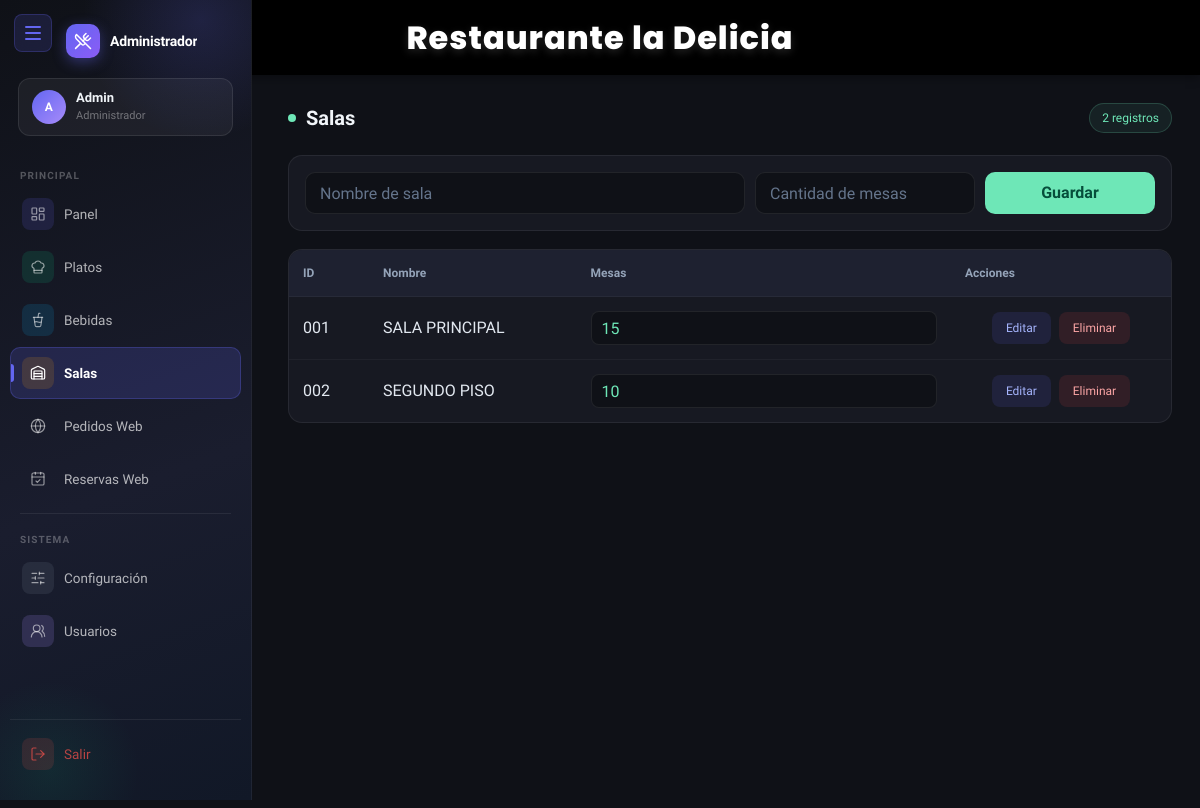
Screenshot of /views/salas.php (signed in) with the database file from the repository.
### tables this page shows
CREATE TABLE config (
  id INT AUTO_INCREMENT PRIMARY KEY,
  ruc VARCHAR(15) NOT NULL,
  nombre VARCHAR(255) NOT NULL,
  telefono VARCHAR(11) NOT NULL,
  direccion TEXT NOT NULL,
  mensaje VARCHAR(255) NOT NULL
);

CREATE TABLE salas (
  id INT AUTO_INCREMENT PRIMARY KEY,
  nombre VARCHAR(100) NOT NULL,
  mesas INT NOT NULL
);

### views/salas.php (the view, shortened to what this page needs)
<?php
require "../config/conexion.php";
$sql = $conexion->query("SELECT * FROM salas");
?>
<!DOCTYPE html>
<html lang="es">
<head>
<link href="https://cdn.jsdelivr.net/npm/bootstrap@5.3.0/dist/css/bootstrap.min.css" rel="stylesheet">
</head>
<body>
<?php include "../includes/header.php"; ?>
<?php include "../includes/sidebar.php"; ?>
<div class="content-area">
    <div class="page-header">
        <h2 class="page-title">Salas</h2>
        <span class="count-badge" id="count-badge">0 registros</span>
    </div>
    <form action="../controllers/salasController.php" method="POST" class="form-card">
        <div class="form-grid">
            <input type="text" name="nombre" placeholder="Nombre de sala" required>
            <input type="number" name="mesas" placeholder="Cantidad de mesas" required>
            <button class="btn-save full">Guardar</button>
        </div>
    </form>
    <div class="table-card">
        <div class="table-responsive">
            <table class="salas-table">
                <thead>
                    <tr>
                        <th>ID</th>
                        <th>Nombre</th>
                        <th>Mesas</th>
                        <th>Acciones</th>
                    </tr>
                </thead>
                <tbody>
                <?php while($row = $sql->fetch()): ?>
                <tr>
                    <td class="td-id">
                        <?= str_pad($row['id'],3,'0',STR_PAD_LEFT) ?>
                    </td>
                    <td class="td-name">
                        <span id="text-nombre-<?= $row['id'] ?>">
                            <?= htmlspecialchars($row['nombre']) ?>
                        </span>
                    </td>
                    <td>
                        <input type="number"
                               class="mesas-input"
                               value="<?= $row['mesas'] ?>">
                    </td>
                    <td class="td-actions">
                        <div class="btn-actions">
                            <button class="btn-edit guardar"
                                    data-id="<?= $row['id'] ?>">
                                Editar
                            </button>
                            <a href="../controllers/salasController.php?eliminar=<?= $row['id'] ?>"
                               class="btn-delete"
                               onclick="return confirm('¿Eliminar esta sala?')">
                                Eliminar
                            </a>
                        </div>
                    </td>
                </tr>
                <?php endwhile; ?>
                </tbody>
            </table>
        </div>
    </div>
</div>
</body>
</html>

### includes/header.php (shortened to what this page needs)
<?php
require "../config/conexion.php";
$config = $conexion->query("SELECT nombre FROM config LIMIT 1")->fetch();
?>
<!DOCTYPE html>
<html lang="es">
<head>
</head>
<body>
<nav class="navbar-custom">
    <div class="titulo-navbar">
        <?= $config['nombre'] ?>
    </div>
</nav>
</body>
</html>

### views/salas.php (style rules this page uses)
*, *::before, *::after { box-sizing:border-box; }
body { margin:0; min-height:100vh; font-family:'Sora',sans-serif; background:#0f1117; overflow-x:hidden; }
.content-area { margin-left:260px; padding:28px; min-height:100vh; }
.page-header { display:flex; justify-content:space-between; align-items:center; gap:12px; flex-wrap:wrap; margin-bottom:22px; }
.page-title { margin:0; color:#f1f5f9; font-size:20px; font-weight:600; display:flex; align-items:center; gap:10px; }
.page-title::before { content:""; width:8px; height:8px; border-radius:50%; background:#6ee7b7; }
.count-badge { font-size:12px; padding:5px 12px; border-radius:50px; color:#6ee7b7; background:rgba(110,231,183,.08); border:1px solid rgba(110,231,183,.2); }
.form-card { background:#171922; border:1px solid rgba(255,255,255,.07); border-radius:14px; padding:16px; margin-bottom:18px; }
.form-grid { display:grid; grid-template-columns:1fr 220px 170px; gap:10px; }
.form-card input { width:100%; height:42px; border:none; outline:none; border-radius:10px; background:#0f1117; color:#fff; padding:0 14px; border:1px solid rgba(255,255,255,.08); }
.form-card input::placeholder { color:#64748b; }
.btn-save { width:100%; height:42px; border:none; border-radius:10px; background:#6ee7b7; color:#064e3b; font-weight:600; }
.table-card { background:#171922; border:1px solid rgba(255,255,255,.07); border-radius:14px; overflow:hidden; }
.table-responsive { width:100%; overflow-x:auto; }
.salas-table { width:100%; min-width:720px; border-collapse:collapse; }
.salas-table thead th { background:#1e2130; color:#94a3b8; font-size:12px; font-weight:600; padding:14px; white-space:nowrap; }
.salas-table tbody td { padding:14px; border-top:1px solid rgba(255,255,255,.04); color:#e2e8f0; vertical-align:middle; }
.td-id { width:80px; color:#64748b; white-space:nowrap; }
.td-name { font-weight:500; }
.edit-input, .mesas-input { width:100%; height:34px; border:none; outline:none; border-radius:8px; padding:0 10px; background:#0f1117; color:#fff; border:1px solid rgba(255,255,255,.08); }
.mesas-input { color:#6ee7b7; }
.td-actions { width:220px; }
.btn-actions { display:flex; gap:8px; justify-content:center; flex-wrap:wrap; }
.btn-edit, .btn-delete { height:32px; padding:0 14px; border:none; border-radius:8px; font-size:12px; text-decoration:none; display:flex; align-items:center; justify-content:center; white-space:nowrap; }
.btn-edit { background:rgba(99,102,241,.12); color:#a5b4fc; }
.btn-delete { background:rgba(239,68,68,.12); color:#fca5a5; }

### includes/header.php (style rules this page uses)
.navbar-custom { background:#000; box-shadow:0px 2px 10px rgba(0,0,0,0.4); min-height:75px; display:flex; align-items:center; justify-content:center; padding:10px 20px; position: relative; }
.titulo-navbar { position: absolute; left: 50%; transform: translateX(-50%); font-family:'Poppins', sans-serif; font-size:32px; font-weight:800; letter-spacing:1px; color:#fff; text-shadow:0 3px 8px rgba(255,255,255,0.15); text-align:center; }

### includes/sidebar.php (style rules this page uses)
*, *::before, *::after { box-sizing: border-box; margin: 0; padding: 0; }

### rows the page displays
config: nombre "Restaurante la Delicia"
salas: id "001", nombre "SALA PRINCIPAL", mesas "15"
salas: id "002", nombre "SEGUNDO PISO", mesas "10"

### other values shown
$iniciales ?: '??' "A"
$usuario "Admin"
$rol ?: 'Usuario' "Administrador"
